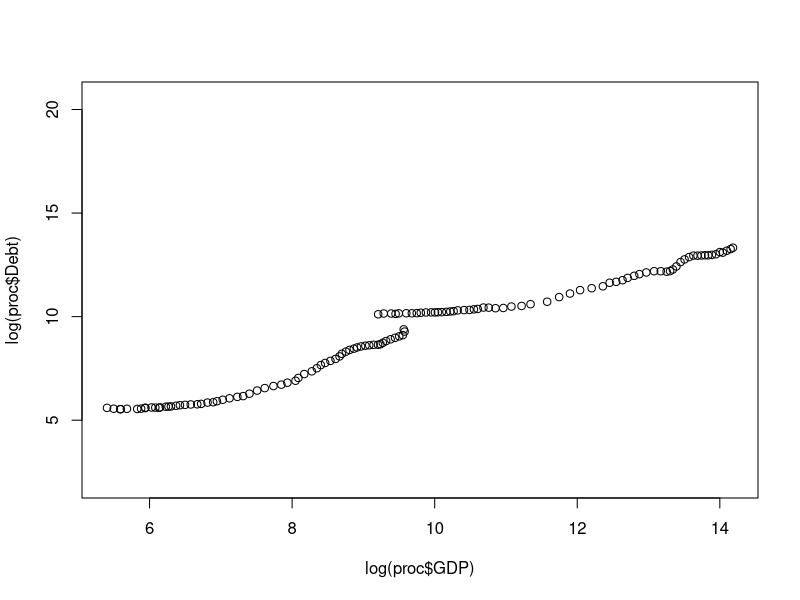

The R source for this figure:
## ---- chunk 1
rm(list = ls())
## ---- chunk 2
#setwd('~/code/WooWii/slides/')
getwd()
## ---- chunk 3
nl <- read.csv("../data/RR - Netherlands.csv")
## ---- chunk 4
library(foreign)
proc <- read.dta("../data/RR-processed.dta")
## ---- chunk 5
head(nl)
## ---- chunk 6
nl[1, ]
## ---- chunk 7
max(nl$GDP1, na.rm=TRUE)
## ---- chunk 8
min(nl$Debt, na.rm=TRUE)
## ---- chunk 9
nl['dtg'] = nl$Debt / nl$GDP1
## ---- chunk 10
summary(nl)
## ---- chunk 11
with_debt <- nl[!is.na(nl$Debt), ]
head(with_debt, 3)
## ---- chunk 12
nl_clean <- nl[!is.na(nl$GDP1), ]
mean_gdp <- mean(nl_clean$GDP1)
high_gdp <- nl_clean[nl_clean$GDP1 > mean_gdp, ]
head(high_gdp, 3)
## ---- chunk 13
super_clean <- nl[(!is.na(nl$GDP1)) & (!is.na(nl$Debt)), ]
ratio <- super_clean$Debt / super_clean$GDP1
good_years <- super_clean[(ratio < 0.9) & (super_clean$GDP1 > mean_gdp), ]
head(good_years, 3)
## ---- chunk 14
clean_gdp <- proc[!is.na(proc$GDP), ]
max_gdp <- max(clean_gdp$GDP)
top_gdp <- clean_gdp[clean_gdp$GDP == max_gdp, ]
top_gdp[, c('Country', 'Year', 'GDP')]
## ---- chunk 15
proc['dtg'] <- 100 * proc$Debt1 / proc$GDP1
debt_to_gdp_clean <- proc[!is.na(proc$dtg), ]
answer <- debt_to_gdp_clean[(debt_to_gdp_clean$dtg > 20) &
                            (debt_to_gdp_clean$dtg < 40), ]
answer[1:5, c('Country', 'Year', 'dtg')]
## ---- chunk 16
unique(answer$Country)
## ---- chunk 17
ols <- lm('log(Debt) ~ log(GDP)', data=proc)
summary(ols)
## ---- chunk 18
plot(log(proc$GDP), log(proc$Debt))
## ---- chunk 19
library(xtable)
proc$dgcat.lm <- cut(proc$debtgdp, breaks=c(0,30,60,90,Inf))
proc$dgcat <- factor(proc$dgcat.lm, labels = c("0-30%","30-60%","60-90%","Above 90%"),ordered=TRUE)
(RR.correct.mean <- with(proc, tapply( dRGDP, dgcat, mean, na.rm=TRUE )))
## ---- chunk 20
table_df <- data.frame(RR.correct.mean, dgcat=names(RR.correct.mean) )
table_df
## ---- chunk 21
library(xtable)
xtable(table_df)
